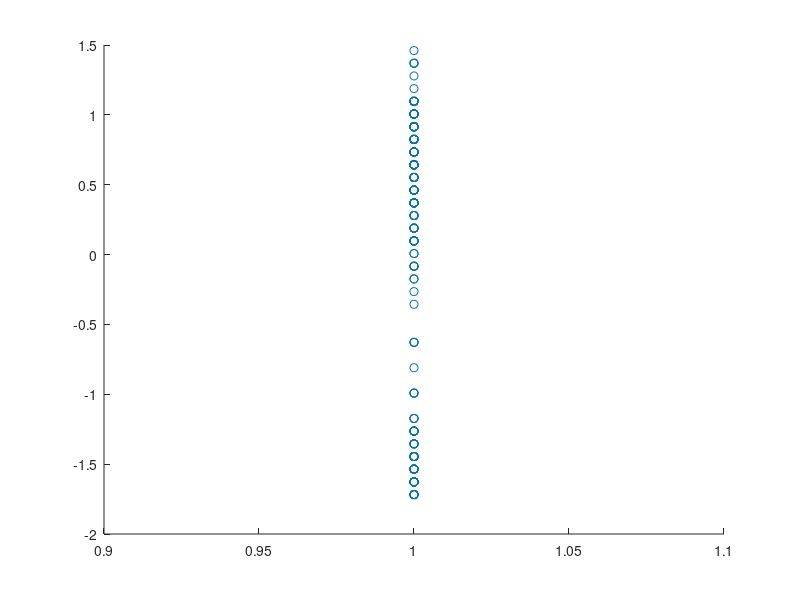

This chart was generated by the following MATLAB code:
%% we use the old faithful dataset

load('train_oldfaithful.mat')
n = length(x);
t = t*0.5 + 0.5;
%add row for bias values
x = [ones(n,1) x];

alpha = 0.5;

num_hidden = 1;
num_input = size(x , 2);
num_output = size(t , 2);

%% weights w and v random intialization
v1 = random('unif',-1,1,3,1);
w1 = random('unif',-1,1,2,1);

%% repeat until win
stop = false;
cnt = 1;
while not(stop) && not(cnt == n)
    %feedforward
    z_in = x(cnt , :) * v1;
    z = [1 1./(1 + exp(-z_in))];
    y_in = z * w1;
    y = 1./(1 + exp(-y_in))
    
    %backpropagation
    delta = (t(cnt) - y) * (1./(1 + exp(-y_in))) * (1 - 1./(1 + exp(-y_in)));
    delta_w = alpha * delta * z;
    delta_in = delta * w1(2);
    delta_back = delta_in * (1./(1 + exp(-z_in))) * (1 - 1./(1 + exp(-z_in)));
    delta_v = alpha * delta_back * x(cnt , :);
    
    % update weights
    w1 = w1 + delta_w.';
    v1 = v1 + delta_v.';
    
    cnt = cnt + 1;
    %stop =true;
end

%%

load('test_oldfaithful.mat')
scatter(x(:,1) , x(:,2))